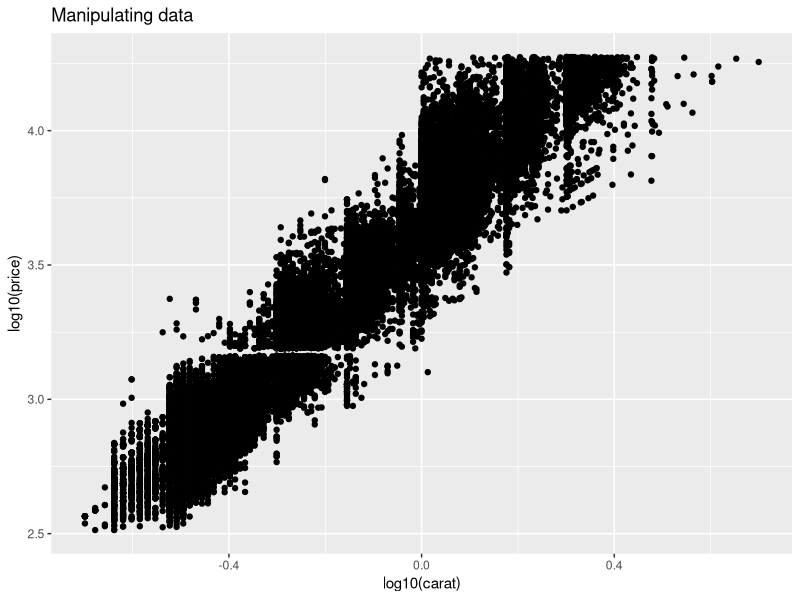
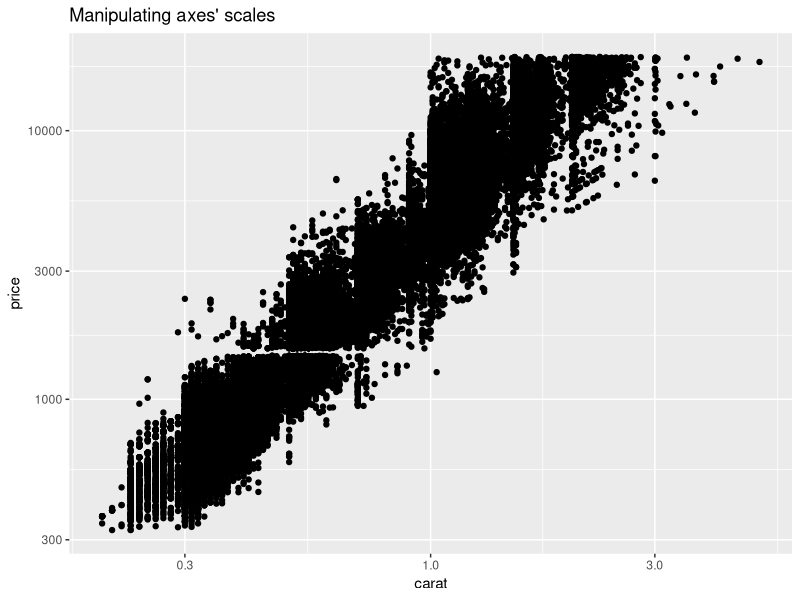

R code for these plots, in order: (Note: this script raises an error after producing the figures.)
# Activity 05_01: controlling axes and limits

library(ggplot2)

# investigating a log-log relationship between diamonds' price and carat
ggplot(diamonds) + 
  geom_point(aes( x = log10(carat), y = log10(price))) + 
    ggtitle('Manipulating data')

ggplot(diamonds) + 
  geom_point(aes( x = carat, y = price)) + 
    scale_x_log10() + scale_y_log10() + 
      ggtitle("Manipulating axes' scales")

# Changing the limits
p <-  ggplot(movies, aes( x = length)) + geom_histogram()
p + ggtitle('Showing all movies')

p + xlim(c(0,180)) + ggtitle('Showing only movies of duration between 0 and 3 hours.')

# Going further:
# http://docs.ggplot2.org/current/scale_continuous.html
# http://docs.ggplot2.org/current/xylim.html
# http://docs.ggplot2.org/current/expand_limits.html